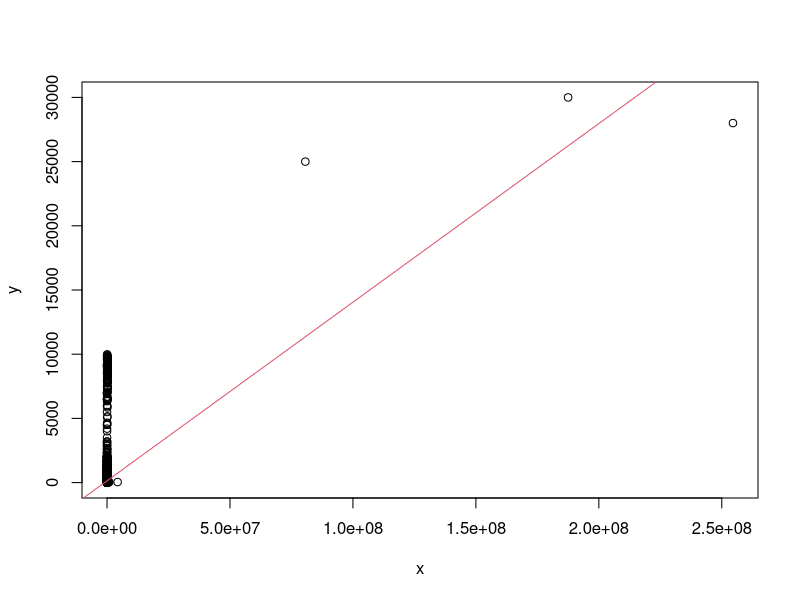
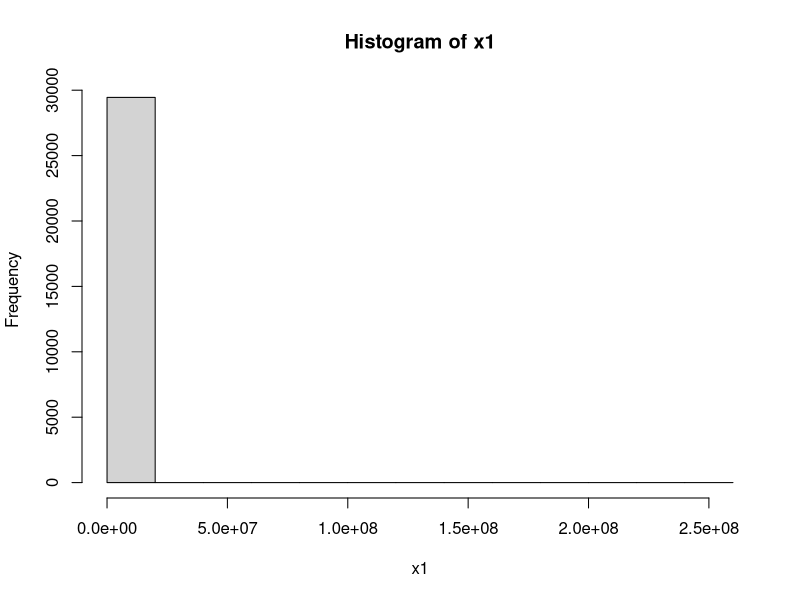
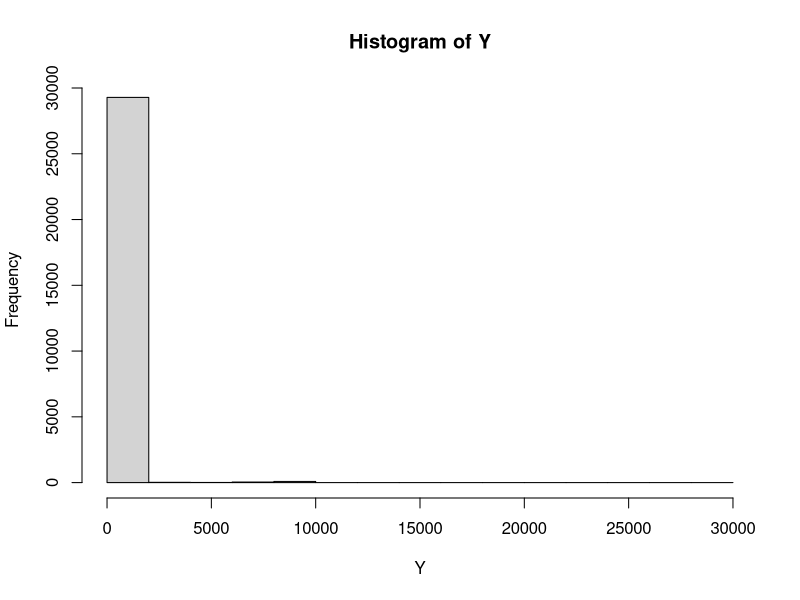
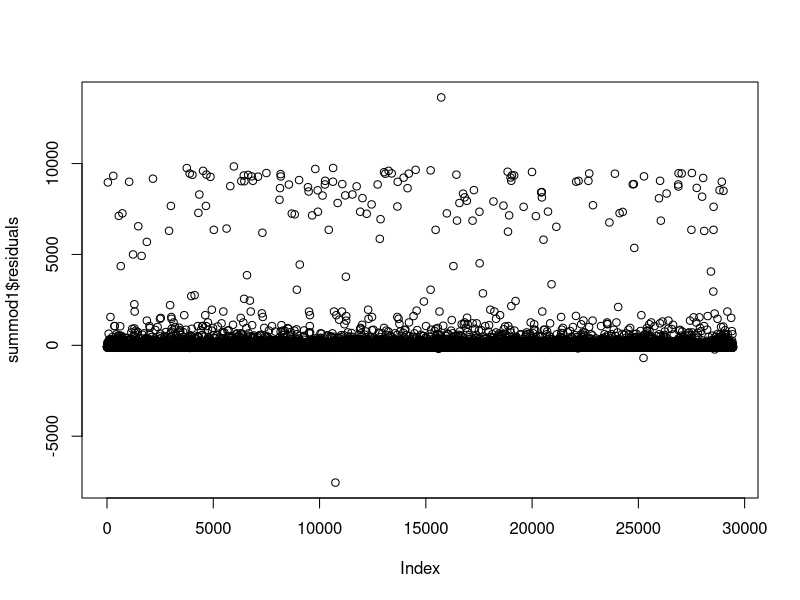
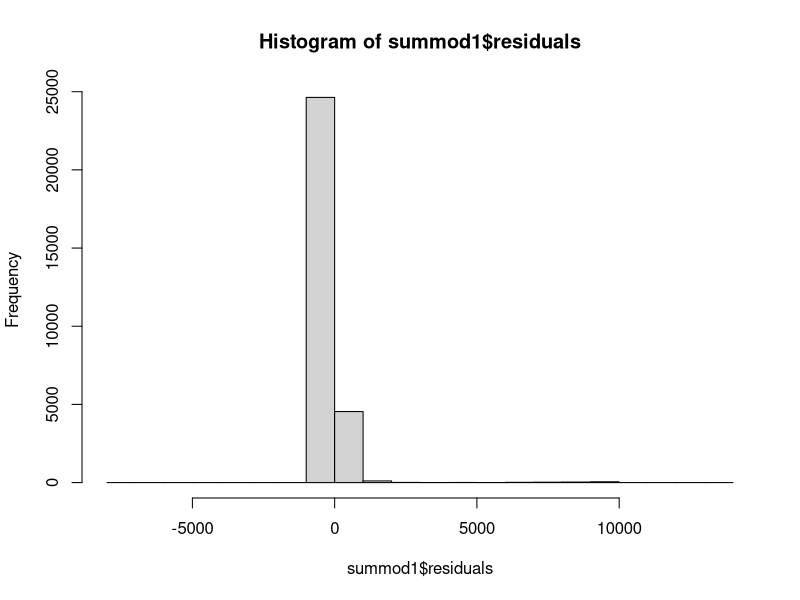
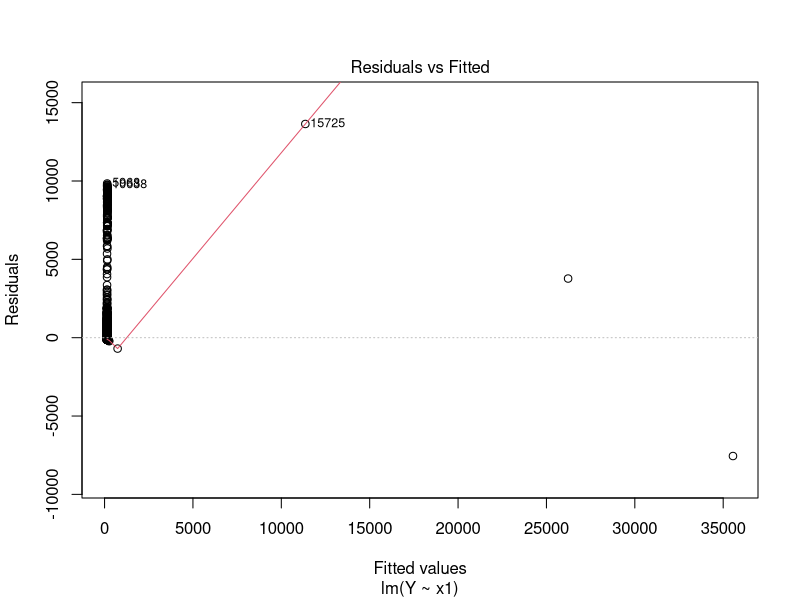
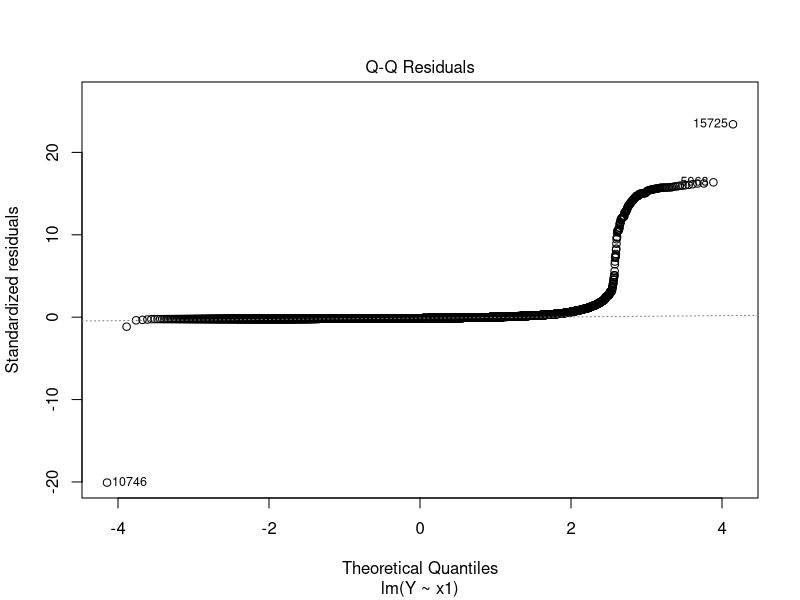
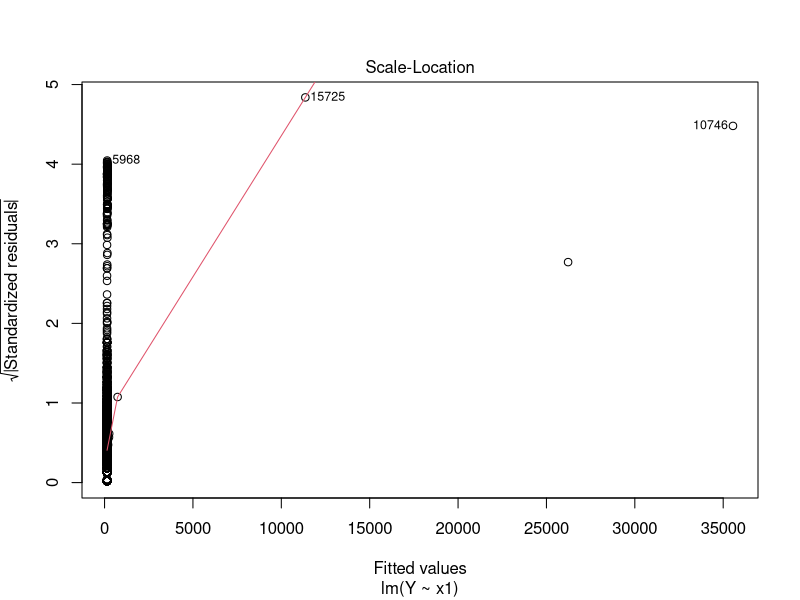

Here is the R script that generated these plots, in order:
data <- read.csv("data.csv")

# Залежна змінна PRICE
Y <- data$PRICE

####(A)####
# Незалежна змінна x1 - Загальна площа будинку в квадратних футах
x1 <- data$SQUARE_FT
mod1 <- lm(Y ~ x1)
summod1<-summary(mod1)
summary(mod1)

# діаграма розсіювання та регресійна лінія 
plot(x1, Y, xlab="x", ylab = "y")
abline(mod1, col=2)

summod1$r.squared 
sum(summod1$residuals^2)

var(x1)
var(Y)

hist(x1)
hist(Y)

plot(summod1$residuals)
mean(summod1$residuals)
var(summod1$residuals)
hist(summod1$residuals)

plot(mod1,1)
plot(mod1,2)
plot(mod1,3)
plot(mod1$residuals, type = "o")
# Незалежна змінна x2 - Довгота власності
x2 <- data$LONGITUDE
mod2 <- lm(Y ~ x2)
summod2<-summary(mod2)
summary(mod2)


plot(x2, Y, xlab="x", ylab = "y")
abline(mod2, col=2)


summod2$r.squared 
sum(summod2$residuals^2)

var(x2)
var(Y)

hist(x2)
hist(Y)

plot(summod2$residuals)
mean(summod2$residuals)
var(summod2$residuals)
hist(summod2$residuals)

plot(mod2,1)
plot(mod2,2)
plot(mod2,3)
plot(mod2$residuals, type = "o")
# Незалежна змінна x3 - Широта власності
x3 <- data$LATITUDE
mod3 <- lm(Y ~ x3)
summod3<-summary(mod3)
summary(mod3)


plot(x3, Y, xlab="x", ylab = "y")
abline(mod3, col=2)


summod3$r.squared 
sum(summod3$residuals^2)

var(x3)
var(Y)

hist(x3)
hist(Y)

plot(summod3$residuals)
mean(summod3$residuals)
var(summod3$residuals)
hist(summod3$residuals)

plot(mod3,1)
plot(mod3,2)
plot(mod3,3)
plot(mod3$residuals, type = "o")

#### (B) ####

x4 <- data$BHK_NO
x5 <- data$RERA

m1 <- lm(Y ~ x1+x2+x3+x4+x5)
sumM1 <- summary(m1)

sum((Y - m1$coefficients[1] - m1$coefficients[2] * x1 - m1$coefficients[3] * x2- m1$coefficients[4] * x3- m1$coefficients[5] * x4- m1$coefficients[6] * x5)^2)

sum(m1$residuals^2)


sqrt(sum(m1$residuals^2)/m1$df.residual)
sumM1$sigma

#### (C) ####

m2 <- lm(Y ~ x1+x2+x3+x4)
summary(m2)

#### (D) ####
car::compareCoefs(m1, m2)
